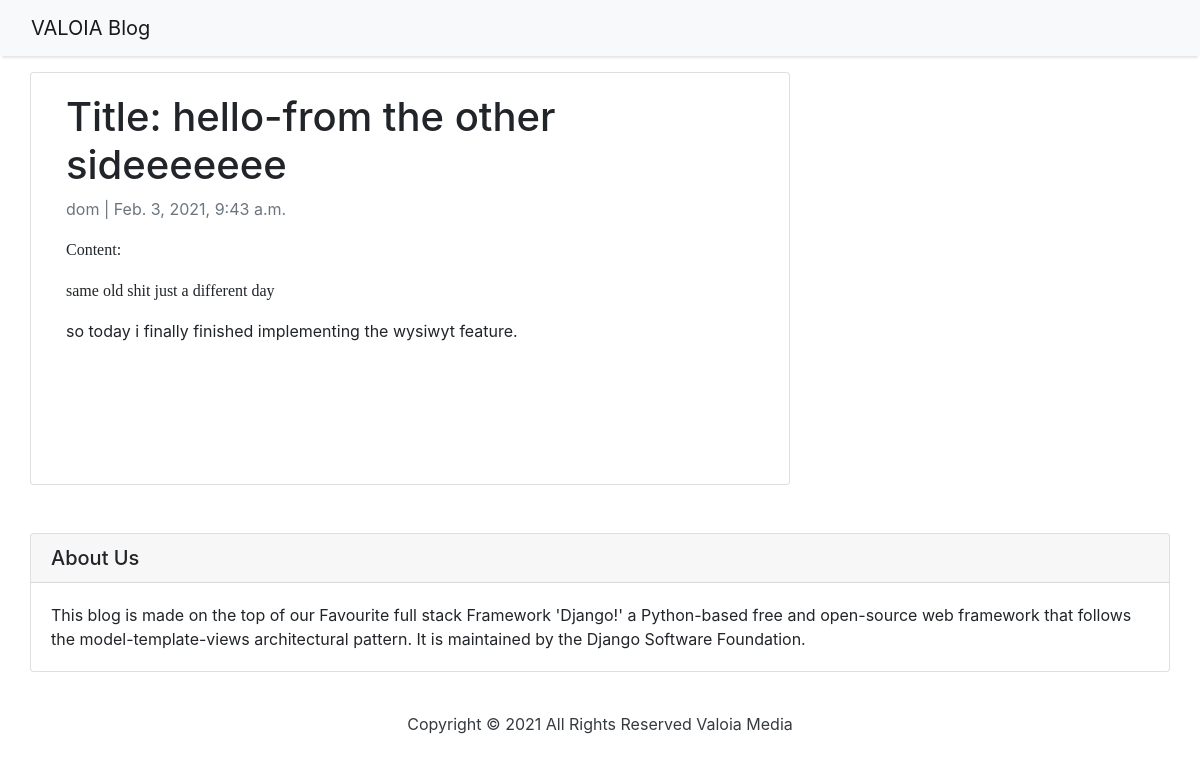
/hello/, run on the app's committed database.
### blog/models.py (models this page shows, shortened)
class Post(models.Model):
    title = models.CharField(max_length=200, unique=True)
    slug = models.SlugField(max_length=200, unique=True)
    author = models.ForeignKey(
        User, on_delete=models.CASCADE, related_name='blog_posts')
    updated_on = models.DateTimeField(auto_now=True)
    content = models.TextField()
    created_on = models.DateTimeField(auto_now_add=True) # the time needs to be more accurate
    status = models.IntegerField(choices=STATUS, default=0)
    class Meta:
        ordering = ['-created_on']

### blog/views.py (the view)
# urls.py: path('<slug:slug>/', views.PostDetail.as_view(), name='post_detail'),
class PostDetail(generic.DetailView):
    model = Post
    template_name = 'post_detail.html'

### templates/post_detail.html (shortened to what this page needs)
{% extends 'base.html' %} {% block content %}
<div class="container">
  <div class="row">
    <div class="col-md-8 card mb-4  mt-3 left  top">
      <div class="card-body">
        <h1>{% block title %} {{ post.title }} {% endblock title %} </h1>
        <p class=" text-muted">{{ post.author }} | {{ post.created_on }}</p>
        <p class="card-text ">{{ post.content | safe }}</p>
      </div>
    </div>
    {% block sidebar %} {% include 'sidebar.html' %} {% endblock sidebar %}
  </div>
{% endblock content %}

### static/css/style.css (style rules this page uses)
body { font-family: "Roboto", sans-serif; font-size: 17px; background-color: blue; }

### data on the page
Post: title "Title: hello-from the other sideeeeeee", author "dom", created_on "Feb. 3, 2021, 9:43 a.m.", content "Content: same old shit just a different day so today i finally finished implementing the wysiwyt feature."
